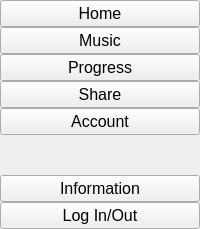
        <widget class="QFrame" name="full_menu_frame">
         <property name="styleSheet">
          <string notr="true">
	#full_menu_frame {
		background-color:  #b1dcef;
	}

	/* style for QPushButton */
	#full_menu_frame QPushButton {
		border:none;
		height: 50px;
		text-align: left;
	}

	#full_menu_frame QPushButton:hover {
		background-color: rgba( 86, 101, 115, 0.5);
	}

	#full_menu_frame QPushButton:checked {
		color: #fff;
	}</string>
         </property>
         <layout class="QVBoxLayout" name="verticalLayout_6">
          <property name="spacing">
           <number>0</number>
          </property>
          <property name="leftMargin">
           <number>0</number>
          </property>
          <property name="topMargin">
           <number>0</number>
          </property>
          <property name="rightMargin">
           <number>0</number>
          </property>
          <property name="bottomMargin">
           <number>0</number>
          </property>
          <item>
           <layout class="QVBoxLayout" name="verticalLayout_3">
            <property name="spacing">
             <number>0</number>
            </property>
            <item>
             <widget class="QPushButton" name="full_home_btn">
              <property name="font">
               <font>
                <family>Arial</family>
                <pointsize>12</pointsize>
               </font>
              </property>
              <property name="toolTip">
               <string/>
              </property>
              <property name="text">
               <string>Home</string>
              </property>
              <property name="icon">
               <iconset resource="resource.qrc">
                <normaloff>:/icons/icons/icons8-home-page-48.png</normaloff>:/icons/icons/icons8-home-page-48.png</iconset>
              </property>
              <property name="iconSize">
               <size>
                <width>30</width>
                <height>30</height>
               </size>
              </property>
              <property name="checkable">
               <bool>true</bool>
              </property>
              <property name="autoExclusive">
               <bool>true</bool>
              </property>
             </widget>
            </item>
            <item>
             <widget class="QPushButton" name="full_music_btn">
              <property name="font">
               <font>
                <family>Arial</family>
                <pointsize>12</pointsize>
               </font>
              </property>
              <property name="toolTip">
               <string/>
              </property>
              <property name="text">
               <string>Music</string>
              </property>
              <property name="icon">
               <iconset resource="resource.qrc">
                <normaloff>:/icons/icons/icons8-musical-note-48.png</normaloff>:/icons/icons/icons8-musical-note-48.png</iconset>
              </property>
              <property name="iconSize">
               <size>
                <width>30</width>
                <height>30</height>
               </size>
              </property>
              <property name="checkable">
               <bool>true</bool>
              </property>
              <property name="autoExclusive">
               <bool>true</bool>
              </property>
             </widget>
            </item>
            <item>
             <widget class="QPushButton" name="full_progress_btn">
              <property name="font">
               <font>
                <family>Arial</family>
                <pointsize>12</pointsize>
               </font>
              </property>
              <property name="toolTip">
               <string/>
              </property>
              <property name="text">
               <string>Progress</string>
              </property>
              <property name="icon">
               <iconset resource="resource.qrc">
                <normaloff>:/icons/icons/icons8-chart-50.png</normaloff>:/icons/icons/icons8-chart-50.png</iconset>
              </property>
              <property name="iconSize">
               <size>
                <width>30</width>
                <height>30</height>
               </size>
              </property>
              <property name="checkable">
               <bool>true</bool>
              </property>
              <property name="autoExclusive">
               <bool>true</bool>
              </property>
             </widget>
            </item>
            <item>
             <widget class="QPushButton" name="full_share_btn">
              <property name="font">
               <font>
                <family>Arial</family>
                <pointsize>12</pointsize>
               </font>
              </property>
              <property name="toolTip">
               <string/>
              </property>
              <property name="text">
               <string>Share</string>
              </property>
              <property name="icon">
               <iconset resource="resource.qrc">
                <normaloff>:/icons/icons/icons8-share-50.png</normaloff>:/icons/icons/icons8-share-50.png</iconset>
              </property>
              <property name="iconSize">
               <size>
                <width>30</width>
                <height>30</height>
               </size>
              </property>
              <property name="checkable">
               <bool>true</bool>
              </property>
              <property name="autoExclusive">
               <bool>true</bool>
              </property>
             </widget>
            </item>
            <item>
             <widget class="QPushButton" name="full_account_btn">
              <property name="font">
               <font>
                <family>Arial</family>
                <pointsize>12</pointsize>
               </font>
              </property>
              <property name="toolTip">
               <string/>
              </property>
              <property name="text">
               <string>Account</string>
              </property>
              <property name="icon">
               <iconset resource="resource.qrc">
                <normaloff>:/icons/icons/icons8-account-24.png</normaloff>:/icons/icons/icons8-account-24.png</iconset>
              </property>
              <property name="iconSize">
               <size>
                <width>30</width>
                <height>30</height>
               </size>
              </property>
              <property name="checkable">
               <bool>true</bool>
              </property>
              <property name="autoExclusive">
               <bool>true</bool>
              </property>
             </widget>
            </item>
           </layout>
          </item>
          <item>
           <spacer name="verticalSpacer_2">
            <property name="orientation">
             <enum>Qt::Vertical</enum>
            </property>
            <property name="sizeHint" stdset="0">
             <size>
              <width>20</width>
              <height>40</height>
             </size>
            </property>
           </spacer>
          </item>
          <item>
           <layout class="QVBoxLayout" name="verticalLayout_4">
            <property name="spacing">
             <number>0</number>
            </property>
            <item>
             <widget class="QPushButton" name="full_info_btn">
              <property name="font">
               <font>
                <family>Arial</family>
                <pointsize>12</pointsize>
               </font>
              </property>
              <property name="toolTip">
               <string/>
              </property>
              <property name="text">
               <string>Information</string>
              </property>
              <property name="icon">
               <iconset resource="resource.qrc">
                <normaloff>:/icons/icons/icons8-info-50.png</normaloff>:/icons/icons/icons8-info-50.png</iconset>
              </property>
              <property name="iconSize">
               <size>
                <width>30</width>
                <height>30</height>
               </size>
              </property>
              <property name="checkable">
               <bool>true</bool>
              </property>
              <property name="autoExclusive">
               <bool>true</bool>
              </property>
             </widget>
            </item>
            <item>
             <widget class="QPushButton" name="full_login_out_btn">
              <property name="font">
               <font>
                <family>Arial</family>
                <pointsize>12</pointsize>
               </font>
              </property>
              <property name="toolTip">
               <string/>
              </property>
              <property name="text">
               <string>Log In/Out</string>
              </property>
              <property name="icon">
               <iconset>
                <normaloff>:/icons/icons8-logout-50.png</normaloff>:/icons/icons8-logout-50.png</iconset>
              </property>
              <property name="iconSize">
               <size>
                <width>30</width>
                <height>30</height>
               </size>
              </property>
              <property name="checkable">
               <bool>true</bool>
              </property>
              <property name="autoExclusive">
               <bool>true</bool>
              </property>
             </widget>
            </item>
           </layout>
          </item>
         </layout>
        </widget>
